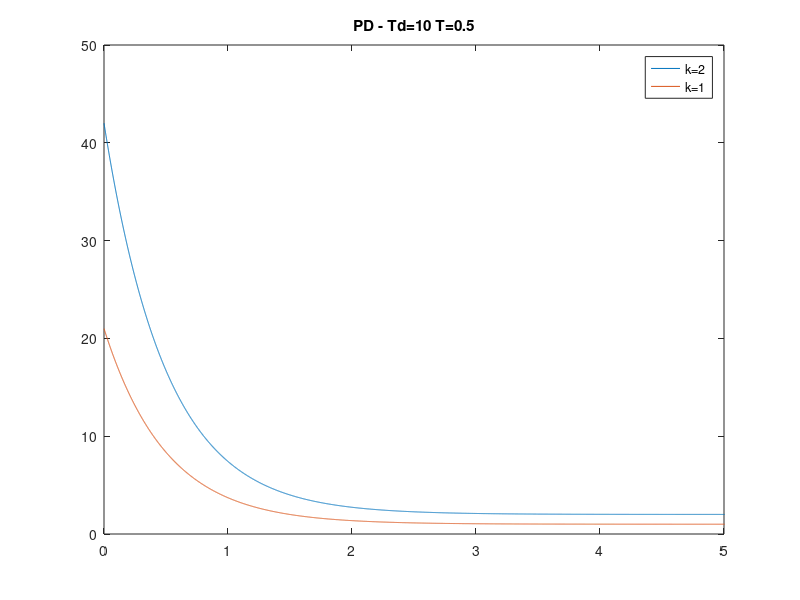
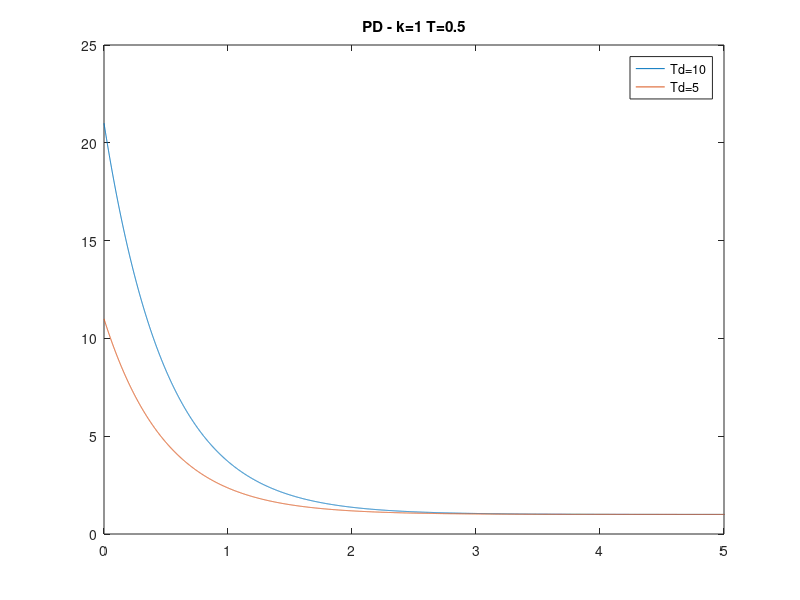
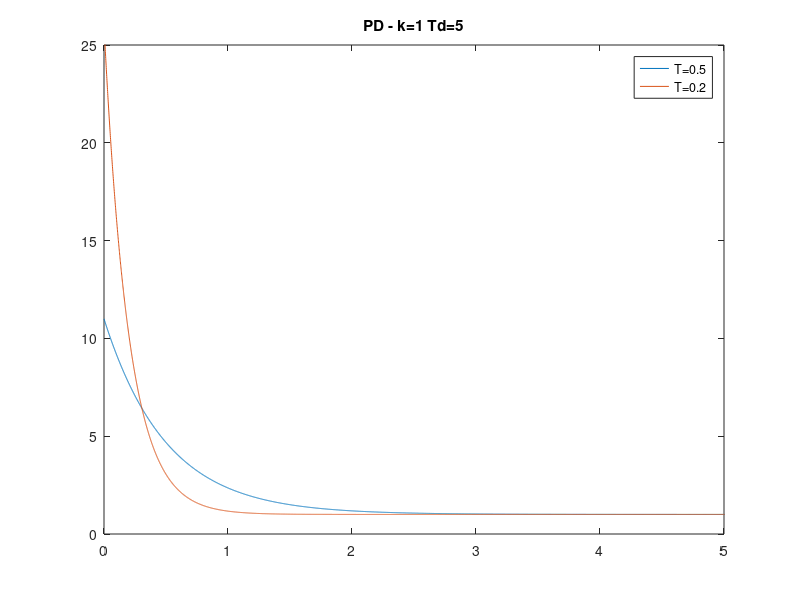
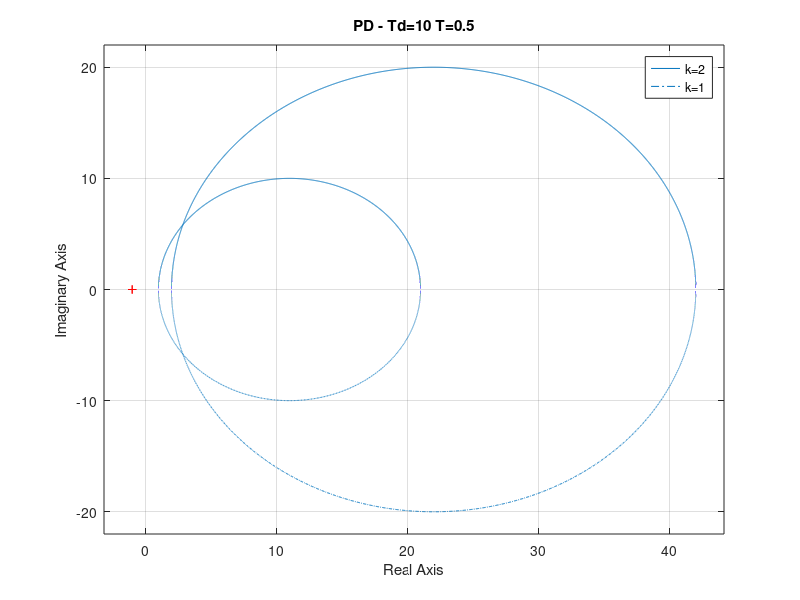

Here is the MATLAB script that generated these plots, in order:
s=tf('s');
t=linspace(0,10,10000);

figure(1)
k=2;
Td=10;
T=0.5;
PD=k*(1+(Td*s)/(T*s+1))

y = step(PD,t);
plot(t,y);
axis([0 5 0 50]);
hold on;

k=1;
Td=10;
T=0.5;
PD=k*(1+(Td*s)/(T*s+1));
y = step(PD,t);
plot(t,y);

title('PD - Td=10 T=0.5');
legend('k=2','k=1');

hold off;


figure(2);

k=1;
Td=10;
T=0.5;
PD=k*(1+(Td*s)/(T*s+1))

y = step(PD,t);
plot(t,y);
axis([0 5 0 25]);
hold on;

k=1;
Td=5;
T=0.5;
PD=k*(1+(Td*s)/(T*s+1));
y = step(PD,t);
plot(t,y);

title('PD - k=1 T=0.5');
legend('Td=10','Td=5');

hold off;

figure(3);

k=1;
Td=5;
T=0.5;
PD=k*(1+(Td*s)/(T*s+1))

y = step(PD,t);
plot(t,y);
axis([0 5 0 25]);
hold on;

k=1;
Td=5;
T=0.2;
PD=k*(1+(Td*s)/(T*s+1));
y = step(PD,t);
plot(t,y);

title('PD - k=1 Td=5');
legend('T=0.5','T=0.2');

hold off;

%%%%%%%%%%%%nesquik

figure(4)
k=2;
Td=10;
T=0.5;
t=logspace(-3,4,10000);

k=2;
Td=10;
T=0.5;
PD=k*(1+(Td*s)/(T*s+1))

nyquist(PD,t);
hold on;

k=1;
Td=10;
T=0.5;
PD=k*(1+(Td*s)/(T*s+1));

nyquist(PD,t);

title('PD - Td=10 T=0.5');
legend('k=2','k=1');

hold off;


figure(5);

k=1;
Td=10;
T=0.5;
PD=k*(1+(Td*s)/(T*s+1))

nyquist(PD,t);
hold on;

k=1;
Td=5;
T=0.5;
PD=k*(1+(Td*s)/(T*s+1));

nyquist(PD,t);

title('PD - k=1 T=0.5');
legend('Td=10','Td=5');

hold off;

figure(6);

k=1;
Td=5;
T=0.5;
PD=k*(1+(Td*s)/(T*s+1))


nyquist(PD,t);

hold on;

k=1;
Td=5;
T=0.2;
PD=k*(1+(Td*s)/(T*s+1));

nyquist(PD,t);

title('PD - k=1 Td=5');
legend('T=0.5','T=0.2');

hold off;

%%%%%%%%%%%%bode
figure(7)
k=2;
Td=10;
T=0.5;
t=logspace(-3,3,10000);

k=2;
Td=10;
T=0.5;
PD=k*(1+(Td*s)/(T*s+1))

bode(PD,t);
hold on;

k=1;
Td=10;
T=0.5;
PD=k*(1+(Td*s)/(T*s+1));

bode(PD,t);

title('PD - Td=10 T=0.5');
legend('k=2','k=1');

hold off;


figure(8);

k=1;
Td=10;
T=0.5;
PD=k*(1+(Td*s)/(T*s+1))

bode(PD,t);
hold on;

k=1;
Td=5;
T=0.5;
PD=k*(1+(Td*s)/(T*s+1));

bode(PD,t);

title('PD - k=1 T=0.5');
legend('Td=10','Td=5');

hold off;

figure(9);

k=1;
Td=5;
T=0.5;
PD=k*(1+(Td*s)/(T*s+1))


bode(PD,t);

hold on;

k=1;
Td=5;
T=0.2;
PD=k*(1+(Td*s)/(T*s+1));

bode(PD,t);

title('PD - k=1 Td=5');
legend('T=0.5','T=0.2');

hold off;
